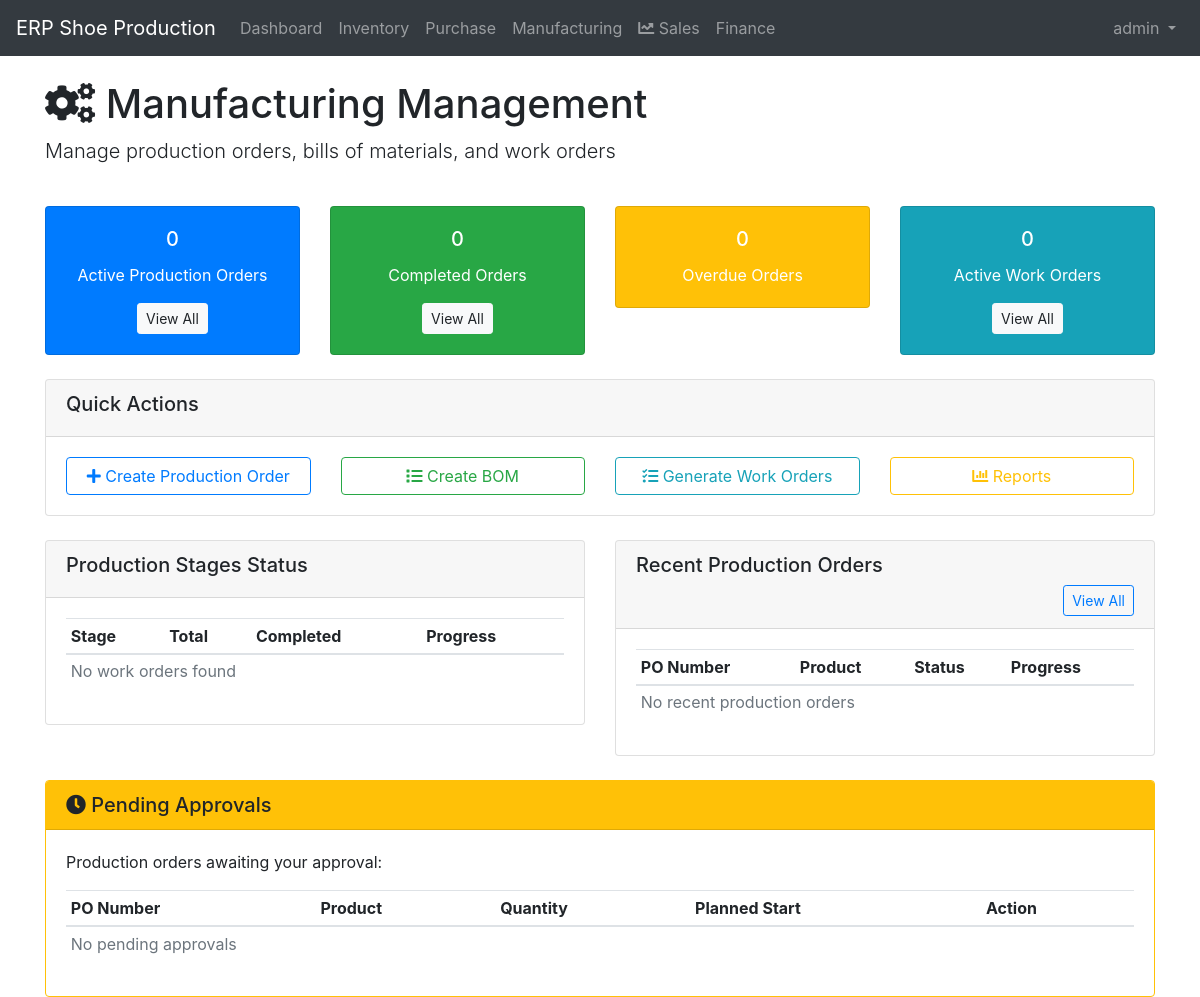
The app's page /manufacturing/ (signed in), older data.
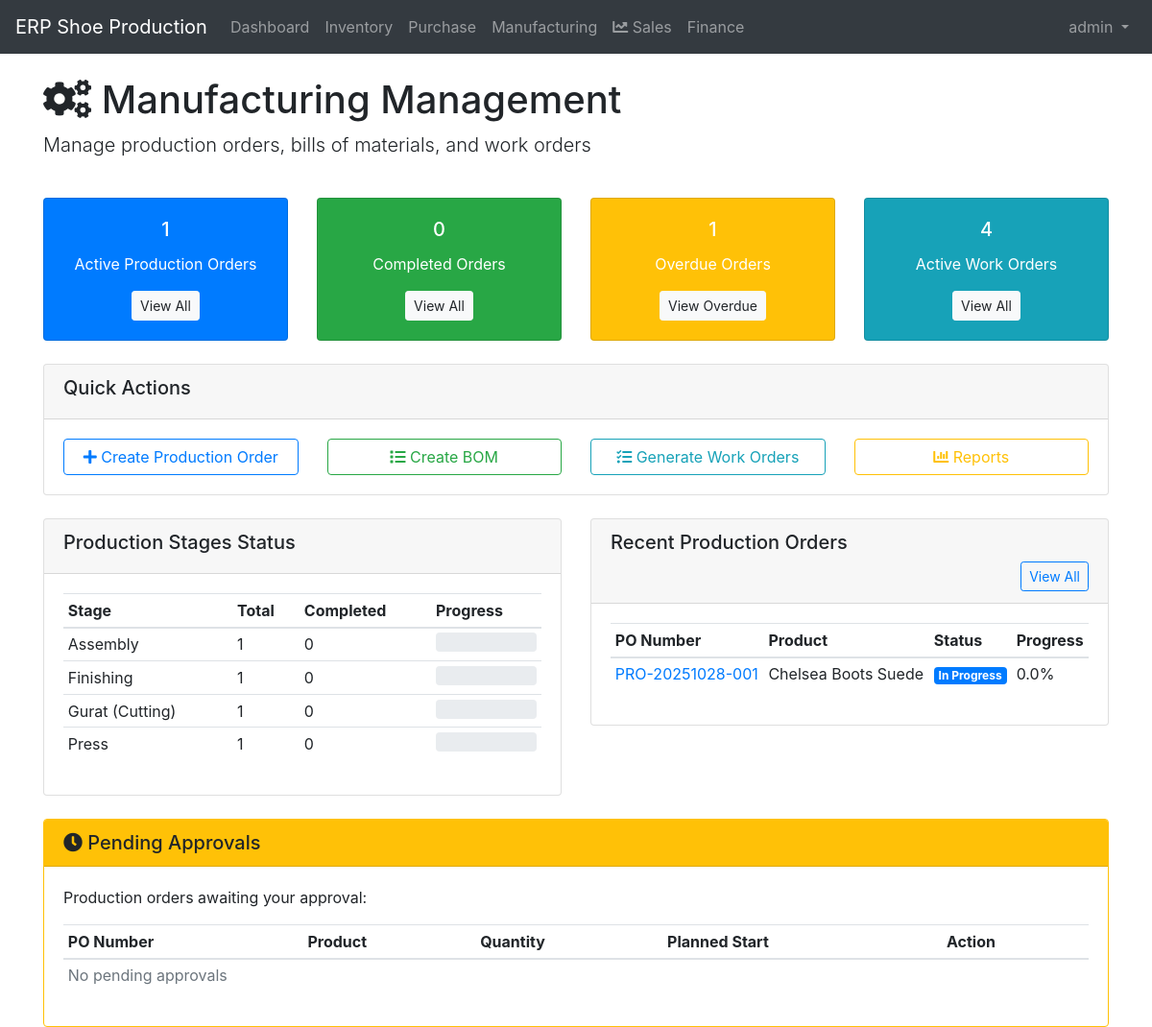
The same page, newer data.
### manufacturing/models.py (models this page shows, shortened)
class ProductionOrder(models.Model):
    STATUS_CHOICES = [
        ('draft', 'Draft'),
        ('pending_approval', 'Pending Approval'),
        ('approved', 'Approved'),
        ('in_progress', 'In Progress'),
        ('completed', 'Completed'),
        ('cancelled', 'Cancelled'),
    ]
    PRIORITY_CHOICES = [
        ('low', 'Low'),
        ('medium', 'Medium'),
        ('high', 'High'),
        ('urgent', 'Urgent'),
    ]
    po_number = models.CharField(max_length=20, unique=True, help_text="Production order number")
    product = models.ForeignKey(FinishedProduct, on_delete=models.CASCADE, related_name='production_orders')
    quantity = models.DecimalField(max_digits=10, decimal_places=2, help_text="Quantity to produce")
    planned_start_date = models.DateField(help_text="Planned production start date")
    planned_end_date = models.DateField(help_text="Planned production completion date")
    actual_start_date = models.DateField(null=True, blank=True, help_text="Actual production start date")
    actual_end_date = models.DateField(null=True, blank=True, help_text="Actual production completion date")
    status = models.CharField(max_length=20, choices=STATUS_CHOICES, default='draft')
    priority = models.CharField(max_length=10, choices=PRIORITY_CHOICES, default='medium')
    created_by = models.ForeignKey(User, on_delete=models.CASCADE, related_name='created_production_orders')
    approved_by = models.ForeignKey(User, on_delete=models.SET_NULL, null=True, blank=True, related_name='approved_production_orders')
    approved_at = models.DateTimeField(null=True, blank=True)
    notes = models.TextField(blank=True, help_text="Additional notes")
    created_at = models.DateTimeField(auto_now_add=True)
    updated_at = models.DateTimeField(auto_now=True)
    class Meta:
        ordering = ['-planned_start_date', '-created_at']
        verbose_name = 'Production Order'
        verbose_name_plural = 'Production Orders'
    @property
    def progress_percentage(self):
        if self.status == 'completed':
            return 100
        elif self.status == 'in_progress':
            work_orders = self.work_orders.all()
            if work_orders.exists():
                completed_orders = work_orders.filter(status='completed').count()
                return round((completed_orders / work_orders.count()) * 100, 2)
        return 0

### inventory/models.py (models this page shows, shortened)
class FinishedProduct(models.Model):
    SIZE_CHOICES = [
        ('35', '35'),
        ('36', '36'),
        ('37', '37'),
        ('38', '38'),
        ('39', '39'),
        ('40', '40'),
        ('41', '41'),
        ('42', '42'),
        ('43', '43'),
        ('44', '44'),
        ('45', '45'),
    ]
    COLOR_CHOICES = [
        ('black', 'Black'),
        ('white', 'White'),
        ('brown', 'Brown'),
        ('blue', 'Blue'),
        ('red', 'Red'),
        ('green', 'Green'),
        ('yellow', 'Yellow'),
        ('gray', 'Gray'),
        ('navy', 'Navy'),
        ('beige', 'Beige'),
        ('sands', 'Sands'),
    ]
    code = models.CharField(max_length=20, unique=True)
    name = models.CharField(max_length=200)
    category = models.ForeignKey(ProductCategory, on_delete=models.CASCADE)
    size = models.CharField(max_length=10, choices=SIZE_CHOICES)
    color = models.CharField(max_length=20, choices=COLOR_CHOICES)
    description = models.TextField(blank=True)
    current_stock = models.IntegerField(default=0)
    minimum_stock = models.IntegerField(default=0)
    unit_price = models.DecimalField(max_digits=10, decimal_places=2, default=0)
    is_active = models.BooleanField(default=True)
    created_at = models.DateTimeField(auto_now_add=True)
    updated_at = models.DateTimeField(auto_now=True)

### manufacturing/views.py (the view)
# urls.py: path('', views.manufacturing_list, name='manufacturing_list'),
@login_required
def manufacturing_list(request):
    active_pos = ProductionOrder.objects.filter(status__in=['approved', 'in_progress']).count()
    completed_pos = ProductionOrder.objects.filter(status='completed').count()
    overdue_pos = ProductionOrder.objects.filter(
        planned_end_date__lt=timezone.now().date(),
        status__in=['approved', 'in_progress']
    ).count()
    active_work_orders = WorkOrder.objects.filter(status__in=['pending', 'in_progress']).count()
    recent_pos = ProductionOrder.objects.select_related('product', 'created_by').order_by('-created_at')[:5]
    stage_stats = WorkOrder.objects.values('stage').annotate(
        count=Count('id'),
        completed=Count('id', filter=Q(status='completed'))
    ).order_by('stage')
    context = {
        'active_pos': active_pos,
        'completed_pos': completed_pos,
        'overdue_pos': overdue_pos,
        'active_work_orders': active_work_orders,
        'recent_pos': recent_pos,
        'stage_stats': stage_stats,
    }
    return render(request, 'manufacturing/dashboard.html', context)

### templates/manufacturing/dashboard.html (shortened to what the changed rows need)
{% extends 'base.html' %}
{% load bootstrap4 %}
{% block content %}
<div class="row">
    <div class="col-12">
        <h1><i class="fas fa-cogs"></i> Manufacturing Management</h1>
    </div>
</div>
<div class="row mt-4">
    <div class="col-md-3">
        <div class="card text-center bg-primary text-white">
            <div class="card-body">
                <h5 class="card-title">{{ active_pos }}</h5>
                <p class="card-text">Active Production Orders</p>
                <a href="{% url 'production_order_list' %}" class="btn btn-light btn-sm">View All</a>
            </div>
        </div>
    </div>
    <div class="col-md-3">
        <div class="card text-center bg-warning text-white">
            <div class="card-body">
                <h5 class="card-title">{{ overdue_pos }}</h5>
                <p class="card-text">Overdue Orders</p>
                {% if overdue_pos > 0 %}
                    <a href="{% url 'production_order_list' %}?status=overdue" class="btn btn-light btn-sm">View Overdue</a>
                {% endif %}
            </div>
        </div>
    </div>
    <div class="col-md-3">
        <div class="card text-center bg-info text-white">
            <div class="card-body">
                <h5 class="card-title">{{ active_work_orders }}</h5>
                <p class="card-text">Active Work Orders</p>
                <a href="{% url 'work_order_list' %}" class="btn btn-light btn-sm">View All</a>
            </div>
        </div>
    </div>
</div>
<div class="row mt-4">
    <div class="col-md-6">
        <div class="card">
            <div class="card-body">
                <div class="table-responsive">
                    <table class="table table-sm">
                        <thead>
                            <tr>
                                <th>Stage</th>
                                <th>Total</th>
                                <th>Completed</th>
                                <th>Progress</th>
                            </tr>
                        </thead>
                        <tbody>
                            {% for stage in stage_stats %}
                            <tr>
                                <td>
                                    {% if stage.stage == 'gurat' %}Gurat (Cutting)
                                    {% elif stage.stage == 'assembly' %}Assembly
                                    {% elif stage.stage == 'press' %}Press
                                    {% else %}Finishing{% endif %}
                                </td>
                                <td>{{ stage.count }}</td>
                                <td>{{ stage.completed }}</td>
                                <td>
                                    {% if stage.count > 0 %}
                                        {% widthratio stage.completed stage.count 100 as progress %}
                                        <div class="progress" style="height: 20px;">
                                        </div>
                                    {% else %}
                                        <span class="text-muted">N/A</span>
                                    {% endif %}
                                </td>
                            </tr>
                            {% empty %}
                            <tr>
                                <td colspan="4" class="text-muted">No work orders found</td>
                            </tr>
                            {% endfor %}
                        </tbody>
                    </table>
                </div>
            </div>
        </div>
    </div>
    <div class="col-md-6">
        <div class="card">
            <div class="card-body">
                <div class="table-responsive">
                    <table class="table table-sm">
                        <thead>
                            <tr>
                                <th>PO Number</th>
                                <th>Product</th>
                                <th>Status</th>
                                <th>Progress</th>
                            </tr>
                        </thead>
                        <tbody>
                            {% for po in recent_pos %}
                            <tr>
                                <td><a href="{% url 'production_order_detail' po.pk %}">{{ po.po_number }}</a></td>
                                <td>{{ po.product.name }}</td>
                                <td>
                                    <span class="badge badge-{% if po.status == 'completed' %}success{% elif po.status == 'in_progress' %}primary{% elif po.status == 'approved' %}info{% else %}secondary{% endif %}">
                                        {{ po.get_status_display }}
                                    </span>
                                </td>
                                <td>{{ po.progress_percentage }}%</td>
                            </tr>
                            {% empty %}
                            <tr>
                                <td colspan="4" class="text-muted">No recent production orders</td>
                            </tr>
                            {% endfor %}
                        </tbody>
                    </table>
                </div>
            </div>
        </div>
    </div>
</div>
{% if user.userprofile.role == 'production_manager' or user.userprofile.role == 'admin' %}
<div class="row mt-4">
    <div class="col-12">
        <div class="card border-warning">
            <div class="card-body">
                <div class="table-responsive">
                    <table class="table table-sm">
                        <thead>
                            <tr>
                                <th>PO Number</th>
                                <th>Product</th>
                                <th>Quantity</th>
                                <th>Planned Start</th>
                                <th>Action</th>
                            </tr>
                        </thead>
                    </table>
                </div>
            </div>
        </div>
    </div>
</div>
{% endif %}
{% endblock %}

Row changes from the older to the newer data that the page shows:
added ProductionOrder: po_number "PRO-20251028-001", product.name "Chelsea Boots Suede", status "In Progress", progress_percentage "0.0"
Text that changed along with them:
{{ active_pos }}: "0" → "1"
{{ overdue_pos }}: "0" → "1"
{{ active_work_orders }}: "0" → "4"
text no longer shown: "No work orders found No recent production orders"
text now shown: "View Overdue"
new list line: "Assembly 1 0"
new list line: "Finishing 1 0"
new list line: "Gurat (Cutting) 1 0"
new list line: "Press 1 0"
